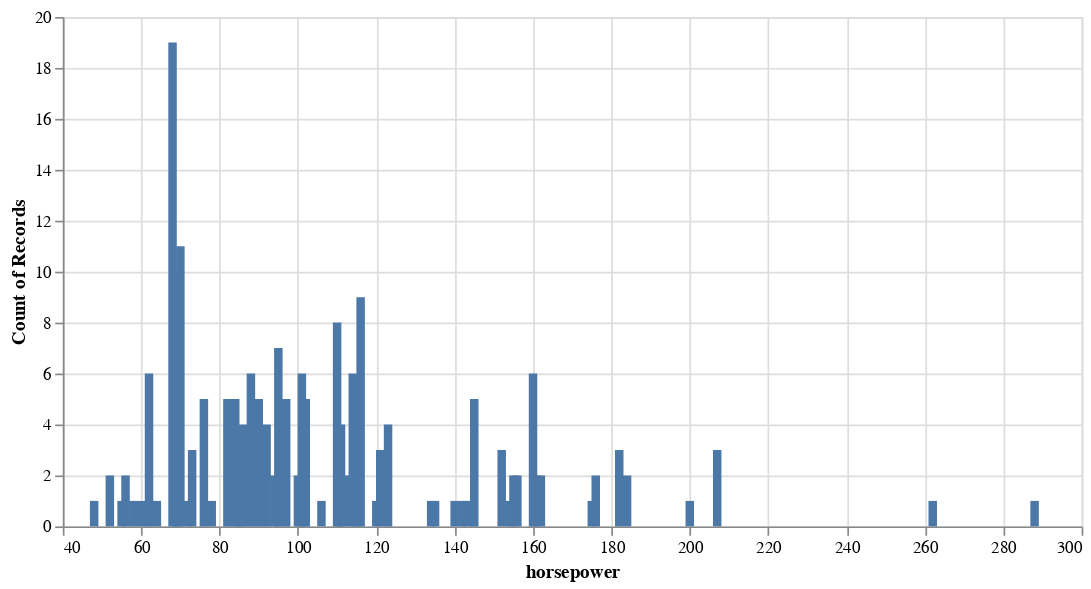

Source (notebook cell):
### Code cell
alt.Chart(cars_data).mark_bar().encode(
    x = "horsepower", y = "count()"
).properties(width=600)

### Figure 1 — Vega-Lite specification as saved in the notebook (floating-point values rounded to 4 significant figures; data arrays with more than 128 entries replaced by an {"elided": "..."} marker saying what was removed)
{"config": {"view": {"continuousWidth": 300, "continuousHeight": 300}}, "data": {"name": "data-54b04b3233a973f4c2ce1aad9036f2c8"}, "mark": {"type": "bar"}, "encoding": {"x": {"field": "horsepower", "type": "quantitative"}, "y": {"aggregate": "count", "type": "quantitative"}}, "width": 600, "$schema": "https://vega.github.io/schema/vega-lite/v5.8.0.json", "datasets": {"data-54b04b3233a973f4c2ce1aad9036f2c8": {"elided": "205 records"}}}
